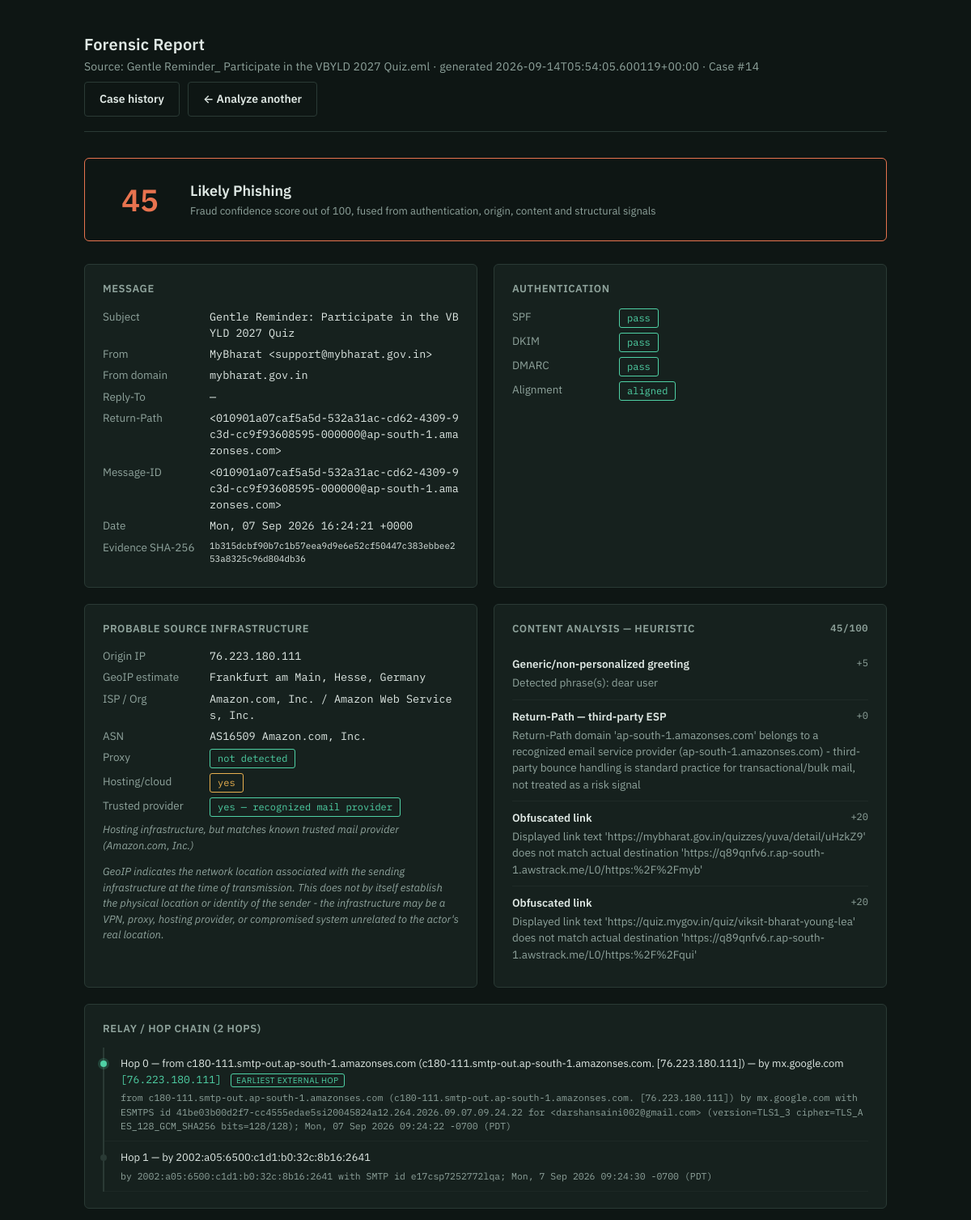
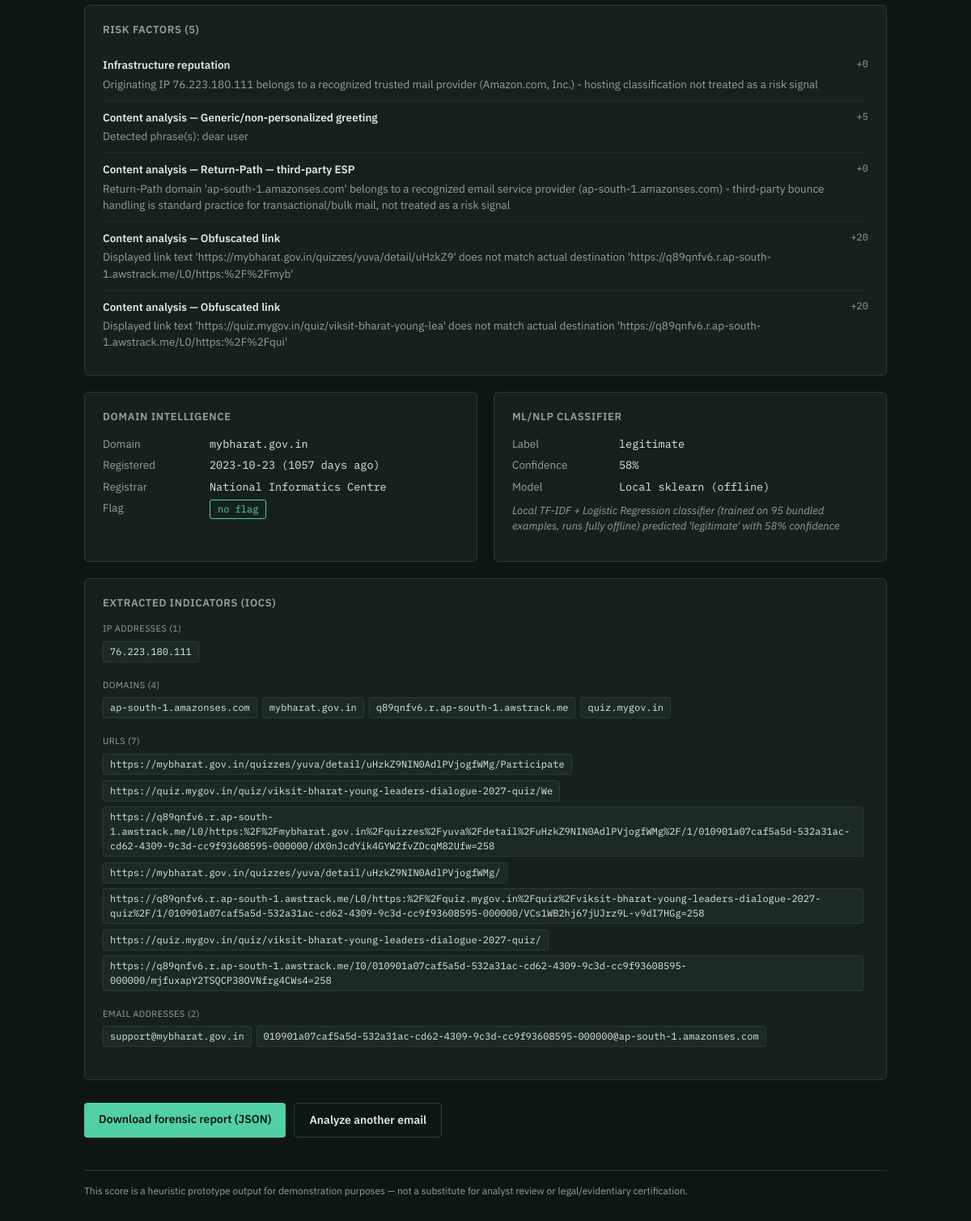
The page /cases/14 on the database its author committed (2 pictures, top to bottom).
### tables this page shows
CREATE TABLE cases (
    id INTEGER PRIMARY KEY AUTOINCREMENT,
    filename TEXT,
    analyzed_at TEXT,
    evidence_sha256 TEXT,
    subject TEXT,
    from_address TEXT,
    from_domain TEXT,
    origin_ip TEXT,
    origin_country TEXT,
    risk_score INTEGER,
    verdict TEXT,
    report_json TEXT
);

CREATE TABLE case_iocs (
    id INTEGER PRIMARY KEY AUTOINCREMENT,
    case_id INTEGER NOT NULL,
    ioc_type TEXT NOT NULL,      -- ip | domain | url | email
    ioc_value TEXT NOT NULL,
    FOREIGN KEY (case_id) REFERENCES cases (id)
);

### app.py (the view)
@app.route("/cases/<int:case_id>", methods=["GET"])
def view_case(case_id):
    case = case_store.get_case(case_id)
    if not case:
        flash("Case not found.")
        return redirect(url_for("list_cases"))
    report = case["report"]
    report["case_id"] = case_id
    report["related_cases"] = case_store.find_cases_sharing_iocs(case_id)
    return render_template("report.html", report=report, source_filename=case["filename"])

### core/case_store.py (called while the page is built, shortened)
@contextmanager
def get_conn():
    conn = sqlite3.connect(DB_PATH)
    conn.row_factory = sqlite3.Row
    try:
        yield conn
        conn.commit()
    finally:
        conn.close()

def get_case(case_id: int):
    with get_conn() as conn:
        row = conn.execute("SELECT * FROM cases WHERE id = ?", (case_id,)).fetchone()
        if not row:
            return None
        result = dict(row)
        result["report"] = json.loads(result.pop("report_json"))
        return result

def find_cases_sharing_iocs(case_id: int):
    with get_conn() as conn:
        this_case_iocs = conn.execute(
            "SELECT ioc_type, ioc_value FROM case_iocs WHERE case_id = ?", (case_id,)
        ).fetchall()
        if not this_case_iocs:
            return []
        related = {}
        for row in this_case_iocs:
            matches = conn.execute(
                """SELECT ci.case_id, ci.ioc_type, ci.ioc_value, c.filename, c.subject,
                          c.verdict, c.risk_score, c.analyzed_at
                   FROM case_iocs ci
                   JOIN cases c ON c.id = ci.case_id
                   WHERE ci.ioc_type = ? AND ci.ioc_value = ? AND ci.case_id != ?""",
                (row["ioc_type"], row["ioc_value"], case_id),
            ).fetchall()
        return sorted(related.values(), key=lambda r: len(r["shared_iocs"]), reverse=True)

### templates/report.html (shortened to what this page needs)
<!DOCTYPE html>
<html lang="en">
<head>
  <link rel="stylesheet" href="{{ url_for('static', filename='style.css') }}">
</head>
<body>
{% set verdict = report.risk_assessment.verdict %}
{% set vclass = 'v-legit' if verdict == 'Legitimate' else ('v-suspicious' if verdict == 'Suspicious' else ('v-phishing' if verdict == 'Likely Phishing' else 'v-fraud')) %}
  <div class="wrap">
    <header class="masthead">
      <div class="title">Forensic Report
        <span>Source: {{ source_filename }} · generated {{ report.generated_at }}{% if report.case_id %} · Case #{{ report.case_id }}{% endif %}</span>
      </div>
      <div style="display:flex; gap:10px;">
        <a class="btn btn-secondary" href="{{ url_for('list_cases') }}">Case history</a>
        <a class="btn btn-secondary" href="{{ url_for('index') }}">&larr; Analyze another</a>
      </div>
    </header>
    <div class="verdict-band {{ vclass }}">
      <div class="score-dial">{{ report.risk_assessment.score }}</div>
      <div>
        <div class="verdict-label">{{ verdict }}</div>
        <div class="verdict-sub">Fraud confidence score out of 100, fused from authentication, origin, content and structural signals</div>
      </div>
    </div>
    <div class="grid">
      <div class="panel">
        <h3>Message</h3>
        <div class="kv"><div class="k">Subject</div><div class="v">{{ report.message.subject or "—" }}</div></div>
        <div class="kv"><div class="k">From</div><div class="v">{{ report.message.from_display_name }} &lt;{{ report.message.from_address }}&gt;</div></div>
        <div class="kv"><div class="k">From domain</div><div class="v">{{ report.message.from_domain or "—" }}</div></div>
        <div class="kv"><div class="k">Reply-To</div><div class="v">{{ report.message.reply_to or "—" }}</div></div>
        <div class="kv"><div class="k">Return-Path</div><div class="v">{{ report.message.return_path or "—" }}</div></div>
        <div class="kv"><div class="k">Message-ID</div><div class="v">{{ report.message.message_id or "—" }}</div></div>
        <div class="kv"><div class="k">Date</div><div class="v">{{ report.message.date or "—" }}</div></div>
        {% if report.evidence %}
        <div class="kv"><div class="k">Evidence SHA-256</div><div class="v" style="font-size:11px;">{{ report.evidence.sha256 }}</div></div>
        {% endif %}
      </div>
      <div class="panel">
        <h3>Authentication</h3>
        {% set spf = report.authentication.spf %}
        {% set dkim = report.authentication.dkim %}
        {% set dmarc = report.authentication.dmarc %}
        <div class="kv">
          <div class="k">SPF</div>
          <div class="v"><span class="pill {{ 'pill-pass' if spf == 'pass' else ('pill-neutral' if spf == 'none' else 'pill-fail') }}">{{ spf }}</span></div>
        </div>
        <div class="kv">
          <div class="k">DKIM</div>
          <div class="v"><span class="pill {{ 'pill-pass' if dkim == 'pass' else ('pill-neutral' if dkim == 'none' else 'pill-fail') }}">{{ dkim }}</span></div>
        </div>
        <div class="kv">
          <div class="k">DMARC</div>
          <div class="v"><span class="pill {{ 'pill-pass' if dmarc == 'pass' else ('pill-neutral' if dmarc == 'none' else 'pill-fail') }}">{{ dmarc }}</span></div>
        </div>
        <div class="kv">
          <div class="k">Alignment</div>
          <div class="v">
            {% if report.authentication.alignment_ok is sameas true %}
              <span class="pill pill-pass">aligned</span>
            {% elif report.authentication.alignment_ok is sameas false %}
              <span class="pill pill-fail">mismatch</span>
            {% else %}
              <span class="pill pill-neutral">inconclusive</span>
            {% endif %}
          </div>
        </div>
      </div>
      <div class="panel">
        <h3>Probable source infrastructure</h3>
        {% if report.origin and report.origin.status == 'ok' %}
          <div class="kv"><div class="k">Origin IP</div><div class="v">{{ report.origin.ip }}</div></div>
          <div class="kv"><div class="k">GeoIP estimate</div><div class="v">{{ report.origin.city }}, {{ report.origin.region }}, {{ report.origin.country }}</div></div>
          <div class="kv"><div class="k">ISP / Org</div><div class="v">{{ report.origin.isp }}{% if report.origin.org and report.origin.org != report.origin.isp %} / {{ report.origin.org }}{% endif %}</div></div>
          <div class="kv"><div class="k">ASN</div><div class="v">{{ report.origin.asn or "—" }}</div></div>
          <div class="kv"><div class="k">Proxy</div>
            <div class="v">
              {% if report.origin.proxy %}<span class="pill pill-fail">detected</span>
              {% else %}<span class="pill pill-pass">not detected</span>{% endif %}
            </div>
          </div>
          <div class="kv"><div class="k">Hosting/cloud</div>
            <div class="v">
              {% if report.origin.hosting %}<span class="pill pill-warn">yes</span>
              {% else %}<span class="pill pill-pass">no</span>{% endif %}
            </div>
          </div>
          <div class="kv"><div class="k">Trusted provider</div>
            <div class="v">
              {% if report.origin.trusted_provider %}<span class="pill pill-pass">yes — recognized mail provider</span>
              {% else %}<span class="pill pill-neutral">not recognized</span>{% endif %}
            </div>
          </div>
          {% if report.origin.note %}<p class="empty-note" style="margin-top:6px;">{{ report.origin.note }}</p>{% endif %}
          <p class="empty-note" style="margin-top:10px;">{{ report.origin.disclaimer }}</p>
        {% else %}
          <p class="empty-note">{{ report.origin.note if report.origin else "No origin data available." }}</p>
        {% endif %}
      </div>
      <div class="panel">
        <h3>Content analysis — heuristic <span style="float:right;font-family:var(--mono);font-size:12px;color:var(--text-dim);">{{ report.content_analysis.score }}/100</span></h3>
        {% if report.content_analysis.findings %}
          {% for f in report.content_analysis.findings %}
          <div class="finding">
            <span class="fweight">+{{ f.weight }}</span>
            <div class="fcat">{{ f.category }}</div>
            <div class="fdetail">{{ f.detail }}</div>
          </div>
          {% endfor %}
        {% else %}
          <p class="empty-note">No content-based indicators detected.</p>
        {% endif %}
      </div>
      <div class="panel full">
        <h3>Relay / hop chain ({{ report.hops | length }} hop{{ 's' if report.hops | length != 1 else '' }})</h3>
        {% if report.hops %}
        <ul class="hop-list">
          {% for h in report.hops %}
          <li class="{{ 'origin' if h.is_earliest_external else '' }}">
            Hop {{ h.index }}{% if h.from_host %} — from {{ h.from_host }}{% endif %}{% if h.by_host %} — by {{ h.by_host }}{% endif %}
            {% if h.from_ip %}<span class="hop-ip"> [{{ h.from_ip }}]</span>{% endif %}
            {% if h.is_earliest_external %}<span class="hop-tag">earliest external hop</span>{% endif %}
            <div class="hop-raw">{{ h.raw }}</div>
          </li>
          {% endfor %}
        </ul>
        {% else %}
          <p class="empty-note">No Received headers found in this message.</p>
        {% endif %}
      </div>
      <div class="panel full">
        <h3>Risk factors ({{ report.risk_assessment.factors | length }})</h3>
        {% if report.risk_assessment.factors %}
          {% for f in report.risk_assessment.factors %}
          <div class="finding">
            <span class="fweight">+{{ f.weight }}</span>
            <div class="fcat">{{ f.category }}</div>
            <div class="fdetail">{{ f.detail }}</div>
          </div>
          {% endfor %}
        {% else %}
          <p class="empty-note">No risk factors detected — message appears clean based on available signals.</p>
        {% endif %}
      </div>
      <div class="panel">
        <h3>Domain intelligence</h3>
        {% if report.domain_intel and report.domain_intel.status == 'ok' %}
          <div class="kv"><div class="k">Domain</div><div class="v">{{ report.domain_intel.domain }}</div></div>
          <div class="kv"><div class="k">Registered</div><div class="v">{{ report.domain_intel.created_date }} ({{ report.domain_intel.age_days }} days ago)</div></div>
          <div class="kv"><div class="k">Registrar</div><div class="v">{{ report.domain_intel.registrar or "—" }}</div></div>
          <div class="kv"><div class="k">Flag</div>
            <div class="v">
              {% if report.domain_intel.is_newly_registered %}
                <span class="pill pill-warn">newly registered</span>
              {% else %}
                <span class="pill pill-pass">no flag</span>
              {% endif %}
            </div>
          </div>
        {% else %}
          <p class="empty-note">{{ report.domain_intel.note if report.domain_intel else "WHOIS lookup not available in this environment." }}</p>
        {% endif %}
      </div>
      <div class="panel">
        <h3>ML/NLP classifier</h3>
        {% if report.ml_classification and report.ml_classification.available %}
          <div class="kv"><div class="k">Label</div><div class="v">{{ report.ml_classification.label }}</div></div>
          <div class="kv"><div class="k">Confidence</div><div class="v">{{ "%.0f"|format(report.ml_classification.confidence * 100) }}%</div></div>
          {% if report.ml_classification.backend %}<div class="kv"><div class="k">Model</div><div class="v">{{ "Local sklearn (offline)" if report.ml_classification.backend == "sklearn-local" else "Transformer" }}</div></div>{% endif %}
          <p class="empty-note" style="margin-top:10px;">{{ report.ml_classification.note }}</p>
        {% else %}
          <p class="empty-note">{{ report.ml_classification.note if report.ml_classification else "ML classifier not available." }} The fraud score above is currently based on heuristic and header/origin signals only.</p>
        {% endif %}
      </div>
      <div class="panel full">
        <h3>Extracted indicators (IOCs)</h3>
        <div class="ioc-group">
          <div class="ioc-label">IP addresses ({{ report.iocs.ips | length }})</div>
          {% for ip in report.iocs.ips %}<span class="ioc-chip">{{ ip }}</span>{% else %}<span class="empty-note">none</span>{% endfor %}
        </div>
        <div class="ioc-group">
          <div class="ioc-label">Domains ({{ report.iocs.domains | length }})</div>
          {% for d in report.iocs.domains %}<span class="ioc-chip">{{ d }}</span>{% else %}<span class="empty-note">none</span>{% endfor %}
        </div>
        <div class="ioc-group">
          <div class="ioc-label">URLs ({{ report.iocs.urls | length }})</div>
          {% for u in report.iocs.urls %}<span class="ioc-chip">{{ u }}</span>{% else %}<span class="empty-note">none</span>{% endfor %}
        </div>
        <div class="ioc-group">
          <div class="ioc-label">Email addresses ({{ report.iocs.emails | length }})</div>
          {% for e in report.iocs.emails %}<span class="ioc-chip">{{ e }}</span>{% else %}<span class="empty-note">none</span>{% endfor %}
        </div>
      </div>
    </div>
    <div class="report-actions">
      <a class="btn" href="{{ url_for('download_report') }}">Download forensic report (JSON)</a>
      <a class="btn btn-secondary" href="{{ url_for('index') }}">Analyze another email</a>
    </div>
    <footer class="note">
      This score is a heuristic prototype output for demonstration purposes — not a
      substitute for analyst review or legal/evidentiary certification.
    </footer>
  </div>
</body>
</html>

### rows shown on the page
cases: filename "Gentle Reminder_ Participate in the VBYLD 2027 Quiz.eml", verdict "Likely Phishing", message "Gentle Reminder: Participate in the VBYLD 2027 Quiz", evidence.sha256 "1b315dcbf90b7c1b57eea9d9e6e52cf50447c383ebbee253a8325c96d804db36", origin.country "Germany"
case_iocs: ioc_value "ap-south-1.amazonses.com"
case_iocs: ioc_value "q89qnfv6.r.ap-south-1.awstrack.me"
case_iocs: ioc_value "quiz.mygov.in"
case_iocs: ioc_value "https://mybharat.gov.in/quizzes/yuva/detail/uHzkZ9NIN0AdlPVjogfWMg/Participate"
case_iocs: ioc_value "https://quiz.mygov.in/quiz/viksit-bharat-young-leaders-dialogue-2027-quiz/We"
case_iocs: ioc_value "https://q89qnfv6.r.ap-south-1.awstrack.me/L0/https:%2F%2Fmybharat.gov.in%2Fquizzes%2Fyuva%2Fdetail%2FuHzkZ9NIN0AdlPVjogfWMg%2F/1/010901a07caf5a5d-532a31ac-cd62-4309-9c3d-cc9f93608595-000000/dX0nJcdYik4GYW2fvZDcqM82Ufw=258"
case_iocs: ioc_value "https://mybharat.gov.in/quizzes/yuva/detail/uHzkZ9NIN0AdlPVjogfWMg/"
case_iocs: ioc_value "https://q89qnfv6.r.ap-south-1.awstrack.me/L0/https:%2F%2Fquiz.mygov.in%2Fquiz%2Fviksit-bharat-young-leaders-dialogue-2027-quiz%2F/1/010901a07caf5a5d-532a31ac-cd62-4309-9c3d-cc9f93608595-000000/VCs1WB2hj67jUJrz9L-v9dI7HGg=258"
case_iocs: ioc_value "https://quiz.mygov.in/quiz/viksit-bharat-young-leaders-dialogue-2027-quiz/"
case_iocs: ioc_value "https://q89qnfv6.r.ap-south-1.awstrack.me/I0/010901a07caf5a5d-532a31ac-cd62-4309-9c3d-cc9f93608595-000000/mjfuxapY2TSQCP38OVNfrg4CWs4=258"

### other values the page prints
{{ report.generated_at }} "2026-09-14T05:54:05.600119+00:00"
{{ report.case_id }} "14"
{{ report.risk_assessment.score }} "45"
{{ report.message.from_display_name }} "MyBharat"
{{ report.message.from_address }} "support@mybharat.gov.in"
{{ report.message.from_domain or "—" }} "mybharat.gov.in"
{{ report.message.reply_to or "—" }} "—"
{{ report.message.return_path or "—" }} "<010901a07caf5a5d-532a31ac-cd62-4309-9c3d-cc9f93608595-000000@ap-south-1.amazonses.com>"
{{ report.message.message_id or "—" }} "<010901a07caf5a5d-532a31ac-cd62-4309-9c3d-cc9f93608595-000000@ap-south-1.amazonses.com>"
{{ report.message.date or "—" }} "Mon, 07 Sep 2026 16:24:21 +0000"
{{ spf }} "pass"
{{ dkim }} "pass"
{{ dmarc }} "pass"
{{ report.origin.ip }} "76.223.180.111"
{{ report.origin.city }} "Frankfurt am Main"
